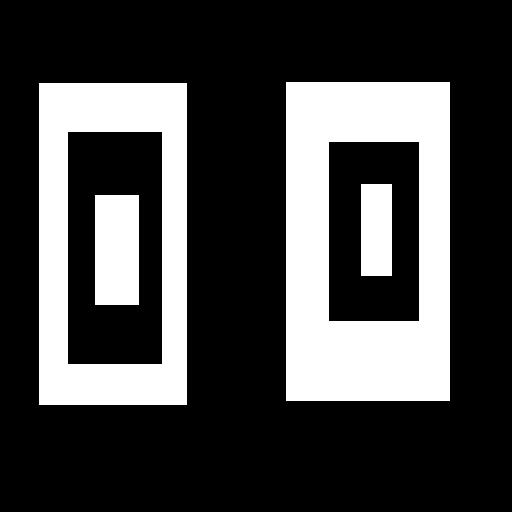
//> input picture chapter8/ex8-8/ContourTest.jpg, 512 x 512 px
$ ./ex8_8   (built with g++ and OpenCV 4)
//> lines starting //> are read from the running program, lines starting //| are printed output that depends on the picture; after the words box and inside, x2 and y2 are one past the last pixel; in counts of white or black regions, pixels touching at a corner belong together
#include "opencv2/opencv.hpp"

using namespace std;
using namespace cv;

int main()
{
	Mat srcImage = imread("./ContourTest.jpg", IMREAD_GRAYSCALE);
//> srcImage is the input picture: 512 rows x 512 cols, CV_8UC1; min 0, max 255, mean 67.9
	if(srcImage.empty())
	{
		printf("no image \r\n");
		return -1;
	}

	threshold(srcImage, srcImage, 128, 255, THRESH_BINARY);
//> srcImage: 512 rows x 512 cols, CV_8UC1; 26.6% white; 4 white regions, box (x1, y1, x2, y2) and area: (286, 82, 450, 401) 36206, (39, 83, 187, 405) 25848, (95, 195, 139, 305) 4840, (361, 184, 392, 276) 2852

	Mat srcImage2 = srcImage.clone();
	Mat dstImage(srcImage2.size(), CV_8UC3);
	cvtColor(srcImage2, dstImage, COLOR_GRAY2BGR);
//> dstImage: 512 rows x 512 cols, CV_8UC3; 26.6% white; 4 white regions

	vector<vector<Point> > contours;
	vector<Vec4i> hierarchy;

	//int mode = RETR_CCOMP;
	int mode = RETR_TREE;
	int method = CHAIN_APPROX_SIMPLE;

	findContours(srcImage, contours, hierarchy, mode, method);
//> contours = 6 contours; box (x1, y1, x2, y2) and area: (286, 82, 450, 401) 51834, (39, 83, 187, 405) 47187, (67, 131, 163, 365) 22133, (328, 141, 420, 322) 16378, (95, 195, 139, 305) 4687, (361, 184, 392, 276) 2730
	cout<<"contours.size() = "<<contours.size()<<endl;
//| contours.size() = 6

	//drawContours(dstImage, contours, -1, Scalar(2, 0, 255), 4, 8, hierarchy, 3); //maxLevel = 0, 1, 2, 3
	//imshow("dstImage, dstImage);
	//waitKey();

	Scalar color[4] = {Scalar(255, 0, 0), //next
		Scalar(0, 255, 0), //previous
		Scalar(255, 0, 255), //the first child
		Scalar(0, 255, 255) //parent
	};

	for(int k = 0; k < contours.size(); k++)
	{
		cvtColor(srcImage2, dstImage, COLOR_GRAY2BGR);
		cout<<"hierarchy["<<k<<"][0] = "<<hierarchy[k][0]<<endl;
		cout<<"hierarchy["<<k<<"][1] = "<<hierarchy[k][1]<<endl;
		cout<<"hierarchy["<<k<<"][2] = "<<hierarchy[k][2]<<endl;
		cout<<"hierarchy["<<k<<"][3] = "<<hierarchy[k][3]<<endl;

		drawContours(dstImage, contours, k , Scalar(0, 0, 255), 2);
		for(int j = 0; j < 4; j++)
		{
			if(hierarchy[k][j] < 0)
			{
				continue;
			}
			drawContours(dstImage, contours, hierarchy[k][j], color[j], 2);
		}
		imshow("dstImage", dstImage);
		waitKey();
	}
//> this loop made 6 passes
//| hierarchy[0][0] = 3
//| hierarchy[0][1] = -1
//| hierarchy[0][2] = 1
//| hierarchy[0][3] = -1
//> (the first 4 of 24 printed lines)
//> pass 1, `imshow("dstImage", dstImage);`:
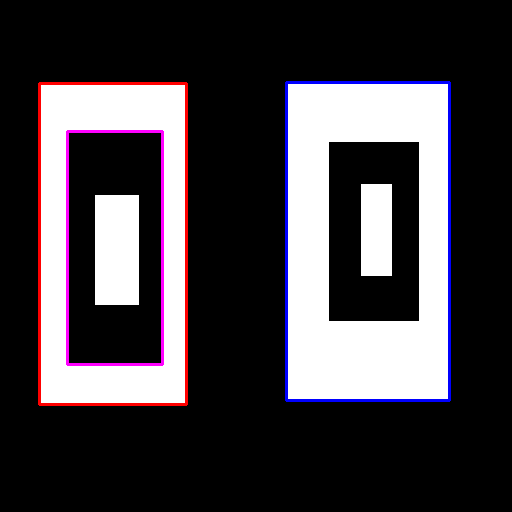
//> window 'dstImage': 512 rows x 512 cols, CV_8UC3; mean B, G, R 67.6, 62.9, 67.5
//> pass 2, `imshow("dstImage", dstImage);`:
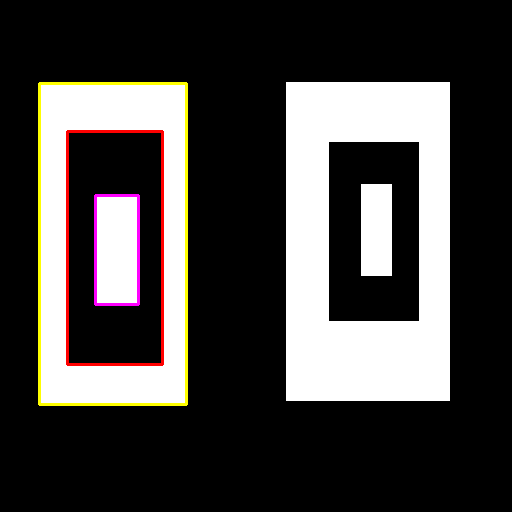
//> window 'dstImage': 512 rows x 512 cols, CV_8UC3; mean B, G, R 65.1, 66.9, 69.7
//> after the loop:
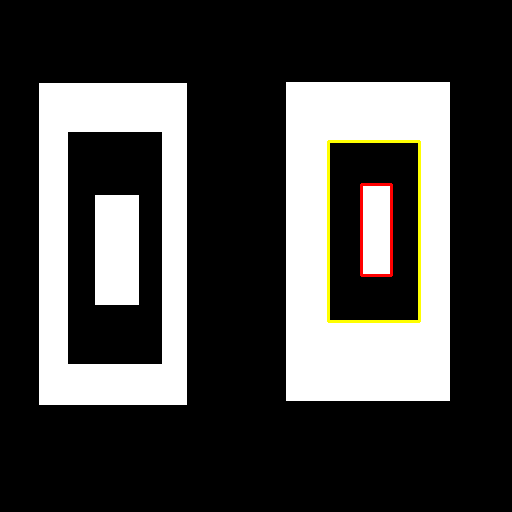
//> dstImage: 512 rows x 512 cols, CV_8UC3; mean B, G, R 66.3, 67.9, 68.6
	return 0;
}
